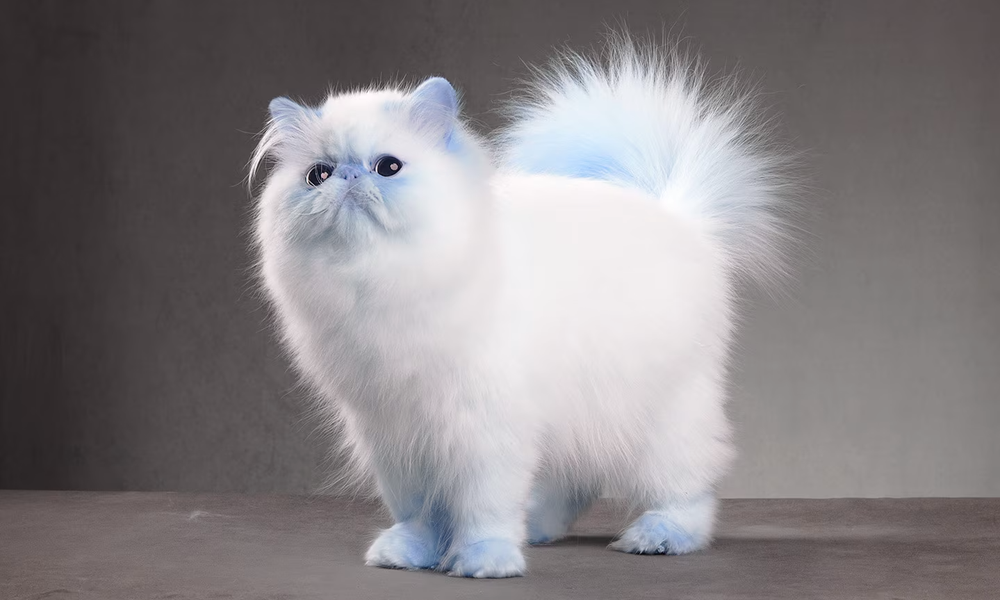
#> input picture assets/images/cat1.png, 1000 x 600 px, shrunk from 1439 x 863 before the run
$ jupyter execute L18_2d_histogram.ipynb
#> lines starting #> are read from the running program, lines starting #| are printed output that depends on the picture; after the words box and inside, x2 and y2 are one past the last pixel; in counts of white or black regions, pixels touching at a corner belong together
### What is 2d histogram:
* a  graph that shows the distribution of data for 2 variables
* the brighter the color, the higher the  distribution

### TSKK:
* data visualization - for patterns  or trends
* feature extraction - can extract parts of image with specific color or texture
* image comparison - compare similarities between images

[cell 1]
import cv2
import numpy as np
import matplotlib.pyplot as plt

from core.entities.constants import Paths as p

[cell 2]
img_path = p.IMAGE_ASSETS / "cat1.png"
img = cv2.imread(img_path, cv2.IMREAD_COLOR_RGB)
#> img is the input picture: shape (600, 1000, 3); mean B, G, R 132.5, 130, 134.2
plt.figure()
plt.imshow(img)

[cell 3]
hsv = cv2.cvtColor(img, cv2.COLOR_RGB2HSV)
#> hsv: shape (600, 1000, 3); mean H, S, V 112.3, 17.1, 136.9

hist = cv2.calcHist([hsv], [0, 1], None, [180, 256], [0, 180, 0, 256])
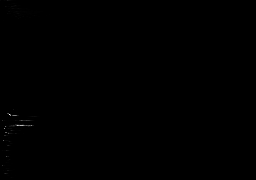
#> hist: shape (180, 256) float32; min 0, max 20412, mean 13; drawn with min black and max white

plt.figure()
plt.imshow(hist)
plt.ylabel("Hue")
plt.xlabel("Saturation")

### visual analyze

[cell 4]
lower_bound = np.array([110, 10, 0])
upper_bound = np.array([130, 130, 255])

mask = cv2.inRange(hsv, lower_bound, upper_bound)
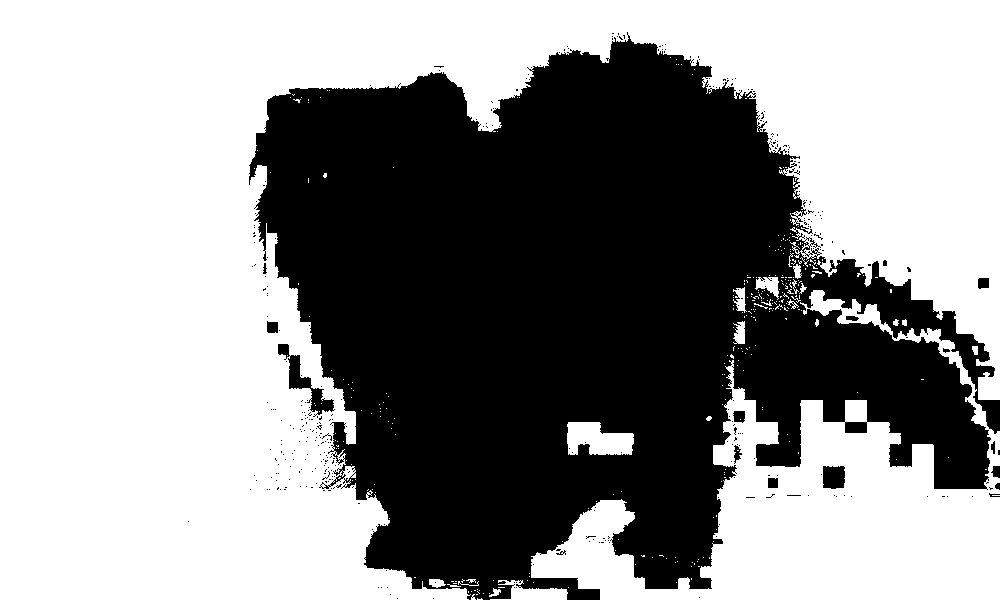
#> mask: shape (600, 1000); 57.8% white; 359 black regions (342 under 20 px), largest, box (x1, y1, x2, y2) and area: (249, 32, 1000, 600) 250016, (278, 344, 335, 417) 1002, (823, 466, 845, 489) 469
plt.figure()
plt.imshow(mask,cmap="gray")

[cell 5]
img_masked = np.where(~mask[..., np.newaxis], img, 0)
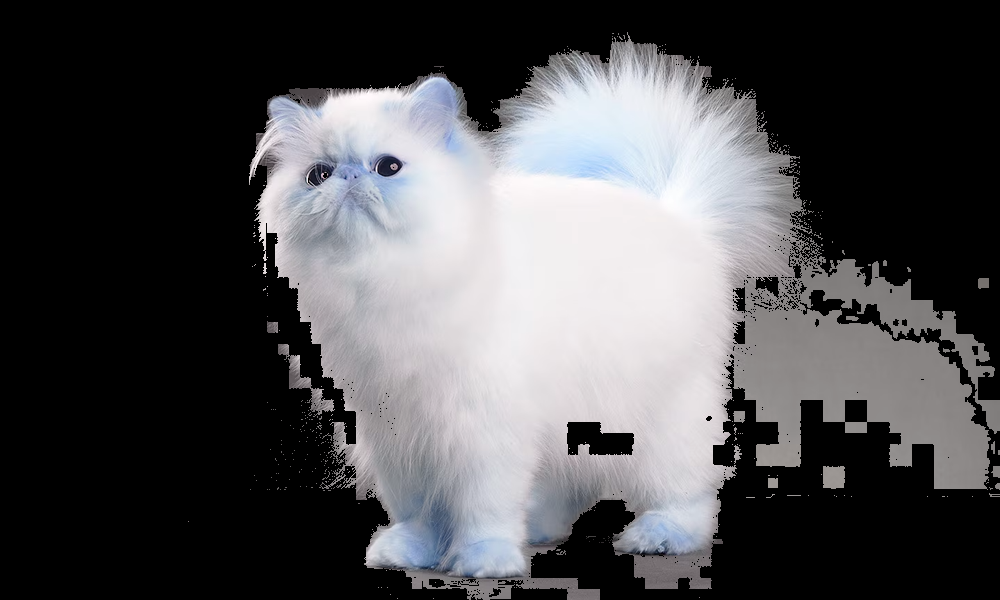
#> img_masked: shape (600, 1000, 3); mean B, G, R 81.2, 78.9, 79.3
plt.figure()
plt.imshow(img_masked)

### automatically analyze

[cell 6]
hist_mask = (hist > np.quantile(hist, 0.999)).astype(np.uint8) * 255
#> hist_mask: shape (180, 256); 0.1% white in thin lines or dots, all inside (x1, y1, x2, y2) = (2, 113, 32, 166)
plt.figure()
plt.imshow(hist_mask, cmap="gray")

[cell 7]
contours, _ = cv2.findContours(hist_mask, cv2.RETR_EXTERNAL, cv2.CHAIN_APPROX_SIMPLE)
#> contours = 15 contours, all with area under 20
cumulative_mask = np.zeros(img.shape[:2], dtype=np.uint8)
masked_img = img.copy()

for i, cnt in enumerate(contours):
    # contours returns coords (X, Y)
    # for histogram coords X is Value (cols) and Y is Hue (rows)

    # boundingBox returns: x_min, y_min, width, height
    s_min, h_min, s_w, h_h = cv2.boundingRect(cnt)

    area = s_w * h_h

    if area <= 2:
        continue

    s_max = s_min + s_w
    h_max = h_min + h_h

    lower_bound = np.array([h_min, s_min, 0])
    upper_bound = np.array([h_max, s_max, 255])

    cluster_mask = cv2.inRange(hsv, lower_bound, upper_bound)

    masked_img = cv2.bitwise_and(masked_img, masked_img, mask=~cluster_mask)

    plt.figure()
    plt.imshow(masked_img)
#> this loop made 15 passes
#> (s_min, h_min, s_w, h_h, area) on passes 1, 2, 3, 5, 7, 8, 10, 13: (2, 165, 1, 1, 1), (6, 156, 1, 1, 1), (3, 140, 1, 1, 1), (8, 133, 1, 1, 1), (4, 128, 1, 1, 1), (5, 126, 1, 1, 1), (13, 125, 1, 1, 1), (2, 120, 1, 1, 1)
#> (cnt, s_min, h_min, s_w, h_h, area, s_max, h_max) on passes 9, 11, 12, 14: ([[16, 125], [31, 125]], 16, 125, 16, 1, 16, 32, 126), ([[24, 120], [29, 120]], 24, 120, 6, 1, 6, 30, 121), ([[20, 120], [22, 120]], 20, 120, 3, 1, 3, 23, 121), ([[12, 115], [16, 115]], 12, 115, 5, 1, 5, 17, 116)
#> masked_img: shape (600, 1000, 3); mean H, S, V 87.2, 84.8, 85.9
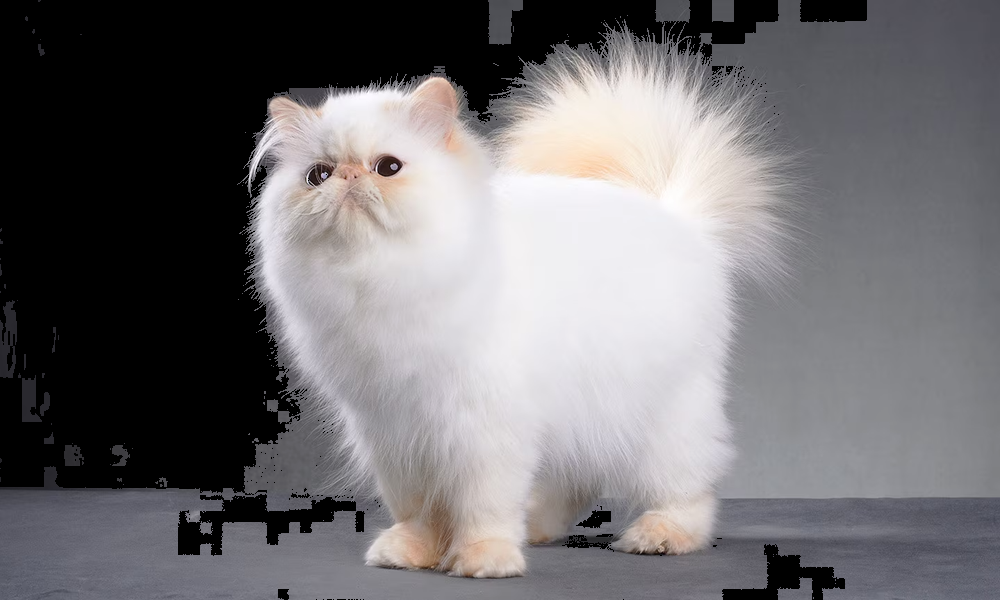
#> shown: shape (600, 1000, 3); mean R, G, B 114, 111.8, 114.4
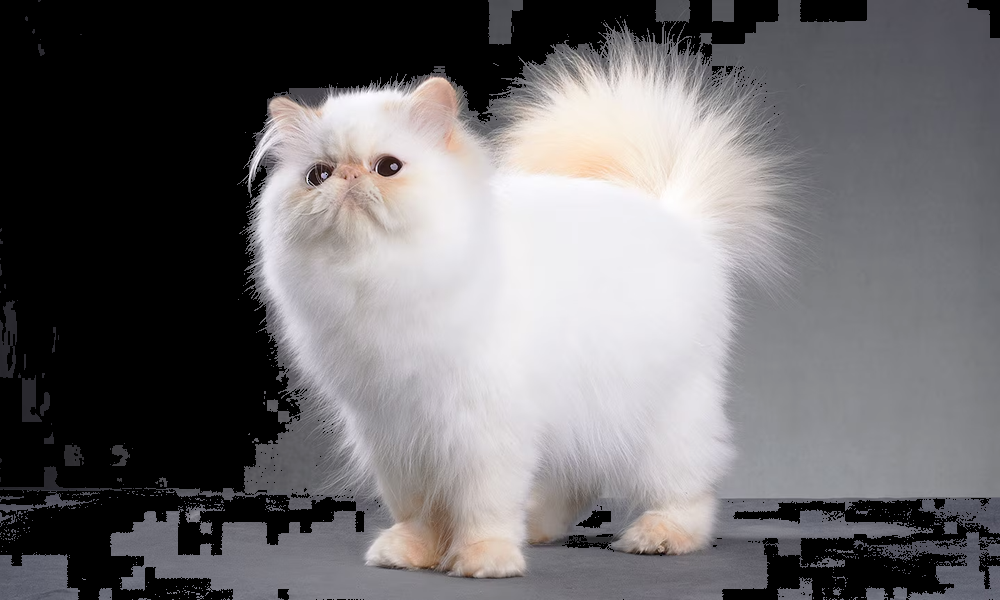
#> shown: shape (600, 1000, 3); mean R, G, B 110, 107.8, 109.9
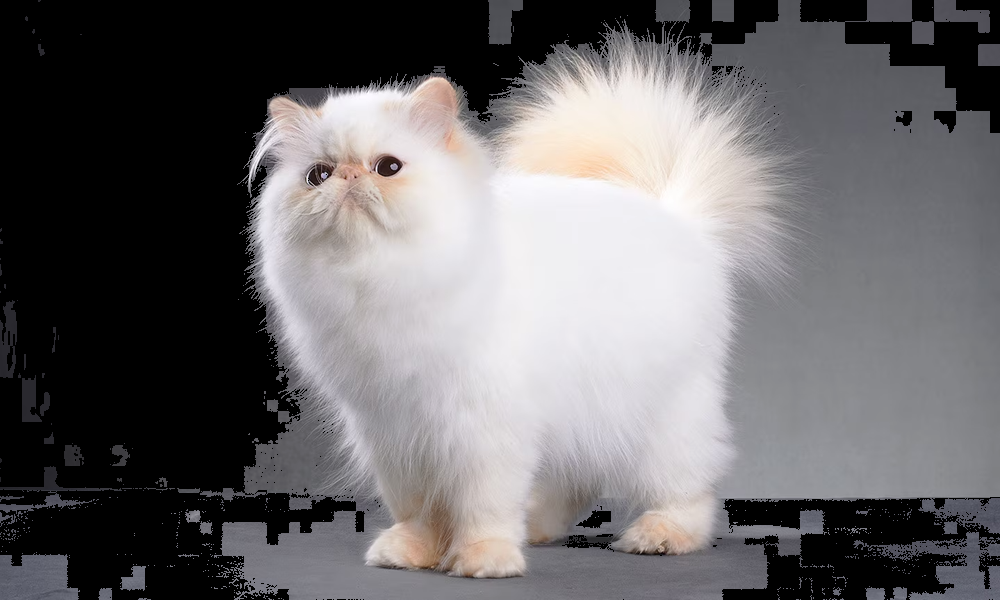
#> shown: shape (600, 1000, 3); mean R, G, B 107.1, 104.9, 106.7
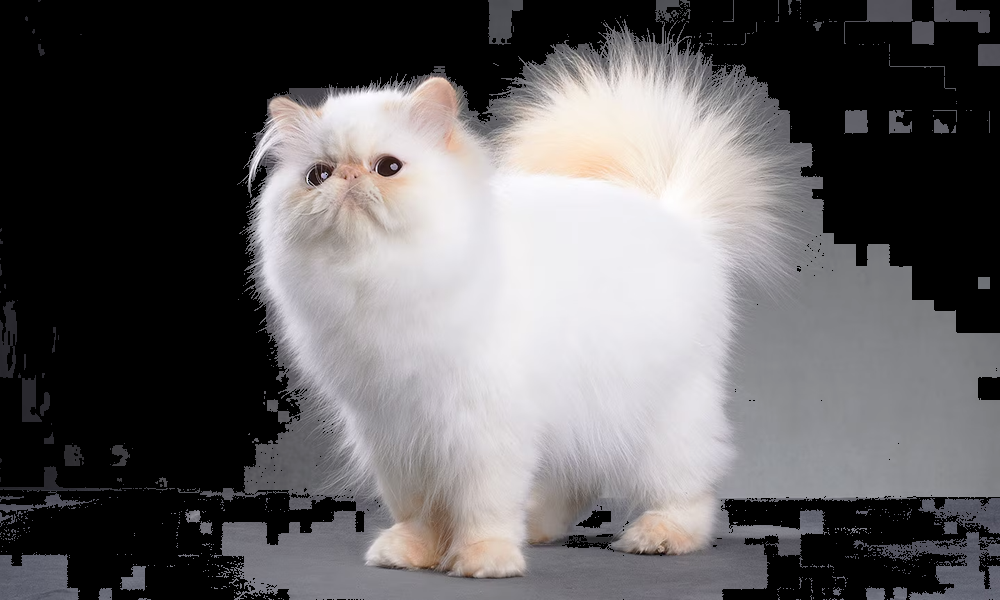
#> shown: shape (600, 1000, 3); mean R, G, B 99.1, 96.8, 98.2

### Manual with trackbar

[cell 8]
def hsv_mask_callback(value: int):
    pass

[cell 9]
window_name = "hsv mask"
cv2.namedWindow(window_name)

cv2.createTrackbar("Hue lower", window_name, 0, 180, hsv_mask_callback)
cv2.createTrackbar("Hue upper", window_name, 180, 180, hsv_mask_callback)
cv2.createTrackbar("S lower", window_name, 0, 255, hsv_mask_callback)
cv2.createTrackbar("S upper", window_name, 255, 255, hsv_mask_callback)
cv2.createTrackbar("V lower", window_name, 0, 255, hsv_mask_callback)
cv2.createTrackbar("V upper", window_name, 255, 255, hsv_mask_callback)

[cell 10]
while True:

    h_lower = cv2.getTrackbarPos("Hue lower", window_name)
    h_upper = cv2.getTrackbarPos("Hue upper", window_name)
    s_lower = cv2.getTrackbarPos("S lower", window_name)
    s_upper = cv2.getTrackbarPos("S upper", window_name)
    v_lower = cv2.getTrackbarPos("V lower", window_name)
    v_upper = cv2.getTrackbarPos("V upper", window_name)

    lower_bound = np.array([h_lower, s_lower, v_lower])
    upper_bound = np.array([h_upper, s_upper, v_upper])
    mask = cv2.inRange(hsv, lower_bound, upper_bound)
#> mask: shape (600, 1000); every value is 255

    cv2.imshow(window_name, mask)

    if cv2.waitKey(1) == ord('q'):

#> (key q is pressed here)
        break

cv2.destroyAllWindows()

[cell 11]
plt.figure()
plt.imshow(mask)

[cell 12]
masked_img2 = img.copy()

masked_img2 = cv2.bitwise_and(masked_img2, masked_img2, mask=~mask)
#> masked_img2: shape (600, 1000, 3); every value is 0
plt.figure()
plt.imshow(masked_img)
